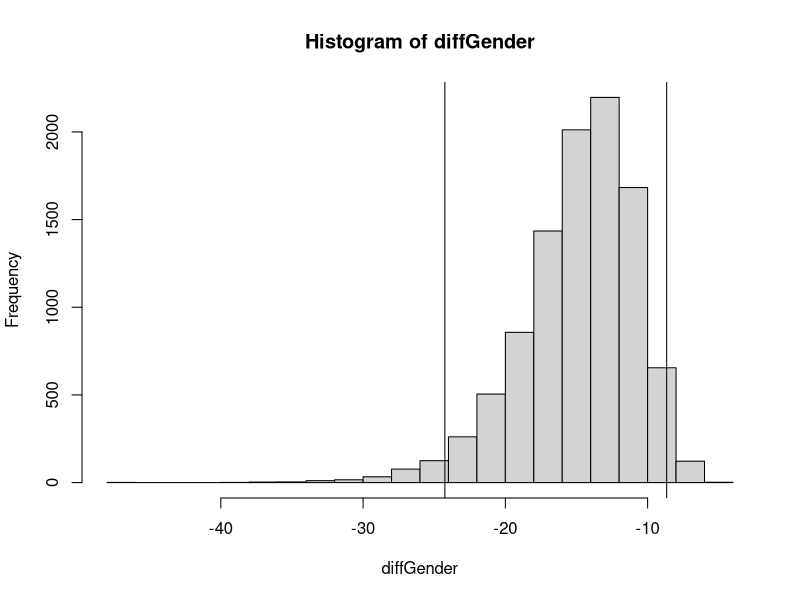

Reproduce this figure in R.
##question 3:
cor.test(rock$area,rock$perm)

##Question 4:
install.packages("BayesFactor")
library("BayesFactor")

  #bfCorTest() , source it, area and perm
  ##Use pae 136 -
bfCorTest <- function (x,y) 
{
  zx <- scale(x) # scale X
  zy <- scale(y) # scale Y
  zData <- data.frame(x=zx,rhoNot0=zy) #create df
  bfOut <- generalTestBF(x ~ rhoNot0, data=zData) # linear coefficient
  mcmcOut <- posterior(bfOut,iterations=10000) # posterior samples
  print(summary(mcmcOut[,'rhoNot0'])) # Show the HDI for r
  return(bfOut) # Return Bayes factor object
}
bfCorTest(rock$area, rock$perm)


##Queestion 8:
AdminUCB <- UCBAdmissions[,,1]
AdminUCB


chisq.test(AdminUCB,correct = FALSE)


##Question 9
CTadmin <- contingencyTableBF(AdminUCB, sampleType = 'poisson')
CTadmin

#Question 10:
CTpost <- contingencyTableBF(AdminUCB, sampleType = 'poisson', posterior = TRUE, iterations = 10000)

maleProp <- CTpost[,'lambda[1,1]']/CTpost[,'lambda[2,1]']
femaleProp <- CTpost[,'lambda[2,1]']/CTpost[,'lambda[2,2]']
diffGender <- maleProp - femaleProp
hist(diffGender)
abline(v=quantile(diffGender,c(0.025)), col='black')

mean(diffGender)

abline(v=quantile(diffGender,c(0.975)), col='black')

summary(CTpost)
  
